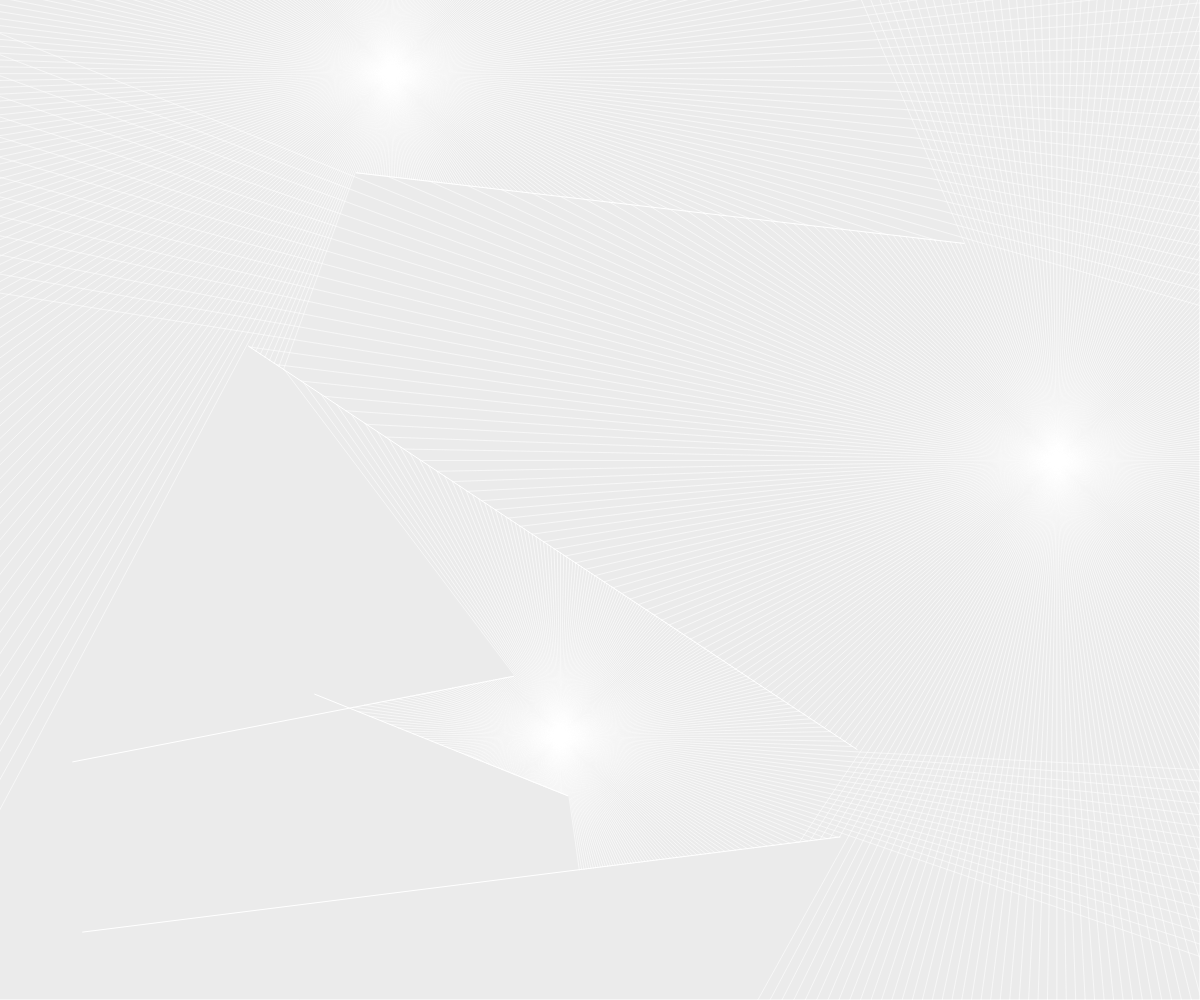
Frame 1 (no input)
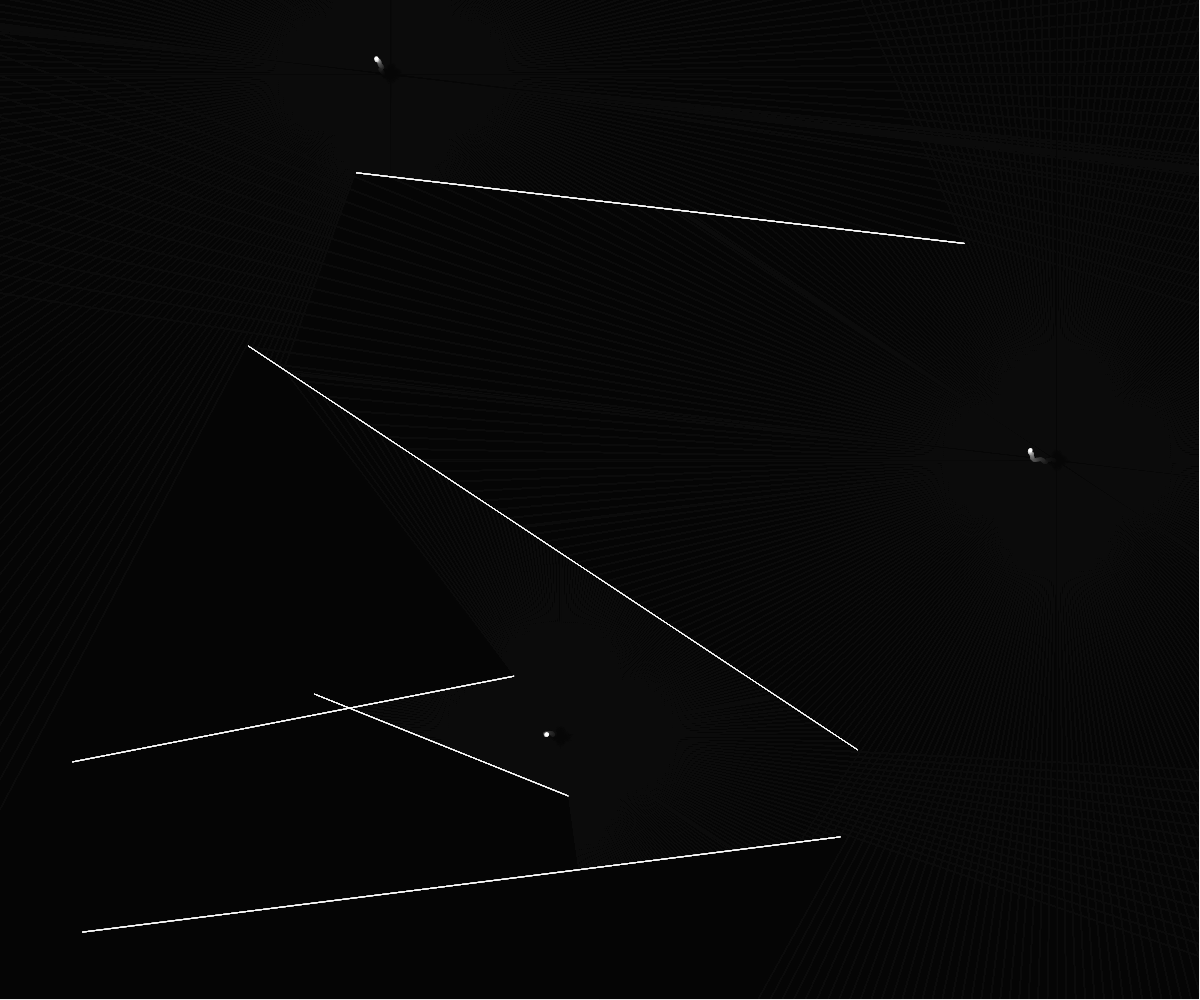
Frame 60 (no input)
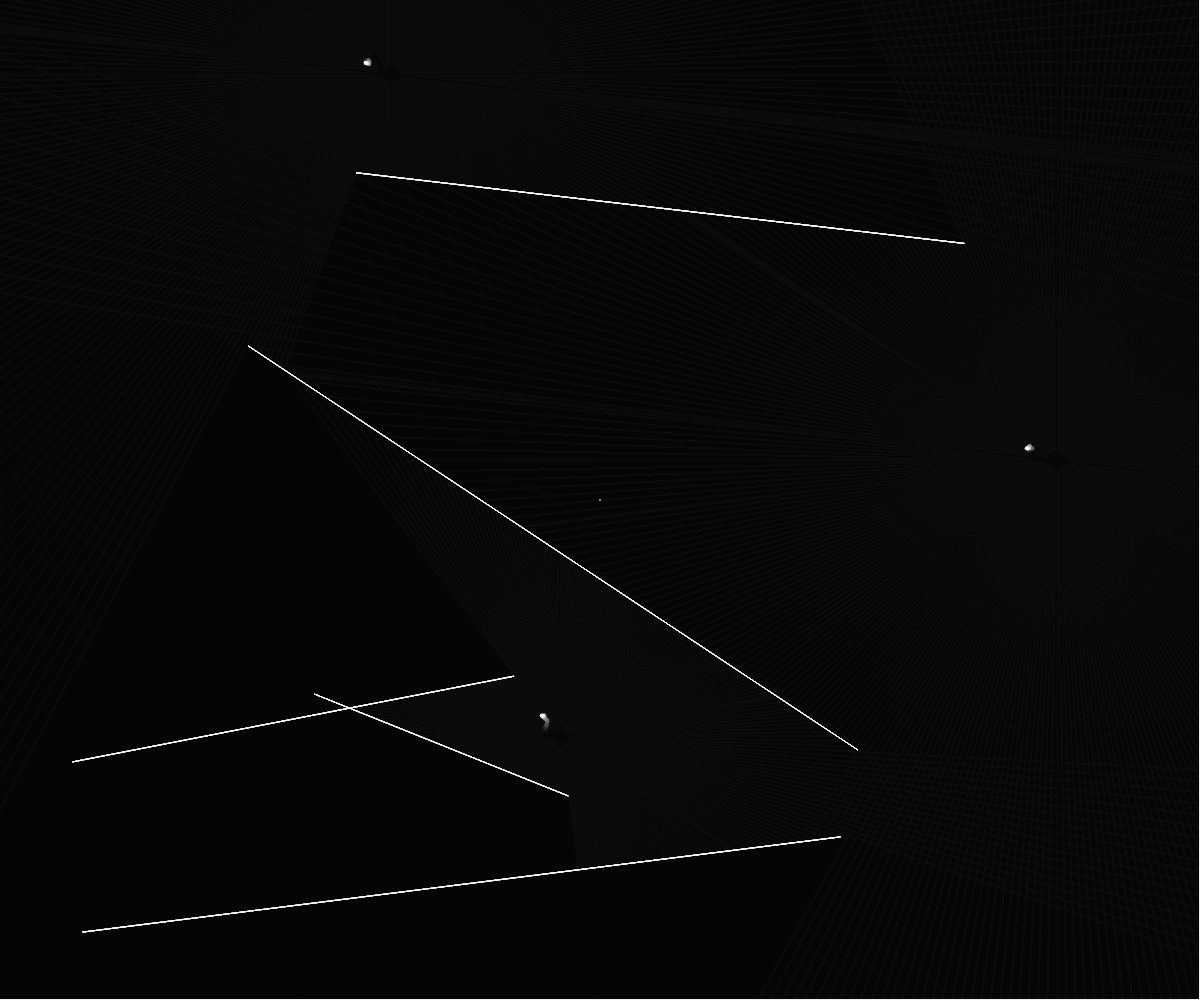
Frame 120 (the mouse pressed at the canvas centre since frame 60)

The p5.js sketch that drew these frames (run headless with seeded random() and noise() and a simulated clock; from frame 60 on, the mouse is pressed at the canvas centre):

// p5.js sketch
// ── sketch.js
let walls = [];
let particles = [];
let wallCount = 5;
let rayCount = 1; // Between 0-1 is best but it can be 0-X
let maxBounces = 3; // Maximum number of ray bounces
let creatingWall = false;
let tempWallStart;
let gameOver = false;

function setup() {
  createCanvas(windowWidth, windowHeight); // Full screen canvas

  // Generate random walls
  for (let i = 0; i < wallCount; i++) {
    let x1 = random(width);
    let x2 = random(width);
    let y1 = random(height);
    let y2 = random(height);
    walls[i] = new Boundary(x1, y1, x2, y2);
  }

  // Outlines
  walls.push(new Boundary(-1, -1, width, -1));
  walls.push(new Boundary(width, -1, width, height));
  walls.push(new Boundary(width, height, -1, height));
  walls.push(new Boundary(-1, height, -1, -1));

  // Create multiple particles
  for (let i = 0; i < 3; i++) {
    particles.push(new Particle(random(width), random(height)));
  }

  noCursor();
}

function draw() {
  if (gameOver) {
    background(0);
    fill(255, 0, 0);
    textSize(48);
    textAlign(CENTER, CENTER);
    text("Game Over!", width / 2, height / 2);
    return;
  }

  background(0, 20); // Semi-transparent background for persistent trails

  // Draw walls
  for (let wall of walls) {
    wall.show();
  }

  // Update and draw particles
  for (let particle of particles) {
    particle.automaticMovement();
    particle.show();
    particle.look(walls);
  }

  // Draw temporary wall during creation
  if (creatingWall && tempWallStart) {
    stroke(255, 100);
    line(tempWallStart.x, tempWallStart.y, mouseX, mouseY);
  }
}

function mousePressed() {
  if (gameOver) return;

  // Start creating a wall
  creatingWall = true;
  tempWallStart = createVector(mouseX, mouseY);
}

function mouseReleased() {
  if (gameOver || !creatingWall || !tempWallStart) return;

  // Finish creating a wall
  let newWall = new Boundary(tempWallStart.x, tempWallStart.y, mouseX, mouseY);

  // Check for intersections with existing walls
  for (let wall of walls) {
    if (checkIntersection(newWall, wall)) {
      gameOver = true;
      return;
    }
  }

  walls.push(newWall);
  creatingWall = false;
  tempWallStart = null;
}

/////////////////////////////////////////////// Walls
class Boundary {
  constructor(x1, y1, x2, y2) {
    this.a = createVector(x1, y1);
    this.b = createVector(x2, y2);
  }

  show() {
    stroke(255);
    line(this.a.x, this.a.y, this.b.x, this.b.y);
  }
}

/////////////////////////////////////////// Rays
class Ray {
  constructor(pos, angle) {
    this.pos = pos;
    this.dir = p5.Vector.fromAngle(angle);
  }

  lookAt(x, y) {
    this.dir.x = x - this.pos.x;
    this.dir.y = y - this.pos.y;
    this.dir.normalize();
  }

  show() {
    stroke(255);
    push();
    translate(this.pos.x, this.pos.y);
    line(0, 0, this.dir.x * 10, this.dir.y * 10);
    pop();
  }

  cast(wall) {
    const x1 = wall.a.x;
    const y1 = wall.a.y;
    const x2 = wall.b.x;
    const y2 = wall.b.y;

    const x3 = this.pos.x;
    const y3 = this.pos.y;
    const x4 = this.pos.x + this.dir.x;
    const y4 = this.pos.y + this.dir.y;

    const den = (x1 - x2) * (y3 - y4) - (y1 - y2) * (x3 - x4);
    if (den == 0) {
      return;
    }

    const t = ((x1 - x3) * (y3 - y4) - (y1 - y3) * (x3 - x4)) / den;
    const u = -((x1 - x2) * (y1 - y3) - (y1 - y2) * (x1 - x3)) / den;
    if (t > 0 && t < 1 && u > 0) {
      const pt = createVector();
      pt.x = x1 + t * (x2 - x1);
      pt.y = y1 + t * (y2 - y1);
      return pt;
    } else {
      return;
    }
  }
}

//////////////////////////////////////////////////// Particles
class Particle {
  constructor(x, y) {
    this.pos = createVector(x, y);
    this.rays = [];
    for (let a = 0; a < 360; a += rayCount) {
      this.rays.push(new Ray(this.pos, radians(a)));
    }
  }

  update(x, y) {
    this.pos.set(x, y);
  }

  automaticMovement() {
    // Move the particle in a smooth, random direction using Perlin noise
    this.pos.x += map(noise(frameCount * 0.01, this.pos.y), 0, 1, -2, 2);
    this.pos.y += map(noise(frameCount * 0.01, this.pos.x), 0, 1, -2, 2);

    // Keep particle within bounds
    this.pos.x = constrain(this.pos.x, 0, width);
    this.pos.y = constrain(this.pos.y, 0, height);
  }

  look(walls) {
    for (let i = 0; i < this.rays.length; i++) {
      const ray = this.rays[i];
      let closest = null;
      let record = Infinity;

      let currentPos = ray.pos.copy();
      let currentDir = ray.dir.copy();
      for (let b = 0; b < maxBounces; b++) {
        let foundIntersection = false;

        for (let wall of walls) {
          const pt = ray.cast(wall);
          if (pt) {
            const d = p5.Vector.dist(currentPos, pt);
            if (d < record) {
              record = d;
              closest = pt;
              currentDir = p5.Vector.sub(pt, currentPos).normalize();
              foundIntersection = true;
            }
          }
        }

        if (closest) {
          // Draw ray
          stroke(255, 150 - b * 50); // Fade with bounces
          line(currentPos.x, currentPos.y, closest.x, closest.y);

          // Update position to bounce point
          currentPos = closest.copy();
          ray.dir = currentDir.copy();
        }

        if (!foundIntersection) {
          break;
        }
      }
    }
  }

  show() {
    fill(255);
    noStroke();
    ellipse(this.pos.x, this.pos.y, 4);
  }
}

// Check if two walls intersect
function checkIntersection(wall1, wall2) {
  const x1 = wall1.a.x;
  const y1 = wall1.a.y;
  const x2 = wall1.b.x;
  const y2 = wall1.b.y;
  const x3 = wall2.a.x;
  const y3 = wall2.a.y;
  const x4 = wall2.b.x;
  const y4 = wall2.b.y;

  const den = (x1 - x2) * (y3 - y4) - (y1 - y2) * (x3 - x4);
  if (den === 0) {
    return false; // Lines are parallel
  }

  const t = ((x1 - x3) * (y3 - y4) - (y1 - y3) * (x3 - x4)) / den;
  const u = -((x1 - x2) * (y1 - y3) - (y1 - y2) * (x1 - x3)) / den;

  // Check if the intersection point lies on both line segments
  if (t > 0 && t < 1 && u > 0 && u < 1) {
    return true; // The walls intersect
  }

  return false; // No intersection
}
